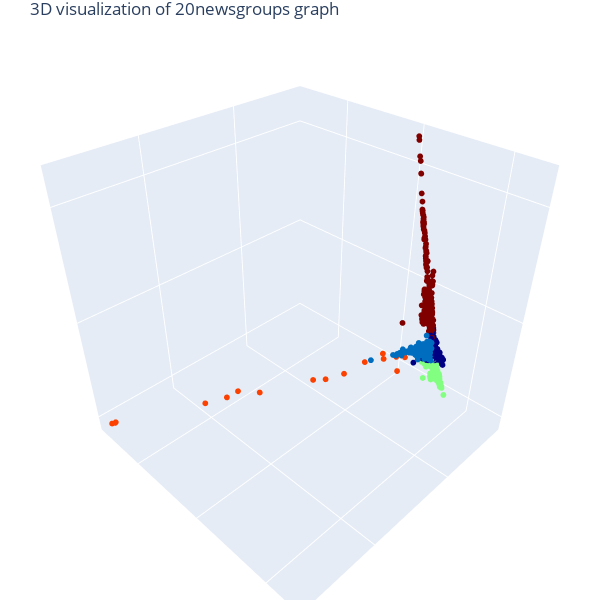

Notebook code cell kept with this figure:
### Code cell
# 3D Visualization
import plotly.graph_objects as go
data = go.Scatter3d(x=X, y=Y, z=Z, mode='markers', marker=dict(size=2, color=Cncut, colorscale='jet', opacity=1)) # data as points
# data = go.Scatter3d(x=Xvis, y=Yvis, z=Zvis, mode='markers', marker=dict(size=1, color=C, colorscale='jet', opacity=1, showscale=True)) # w/ colobar 
fig = go.Figure(data=[data]) 
fig.update_layout(margin=dict(l=0, r=0, b=0, t=30, pad=0)) # tight layout but t=25 required for showing title 
fig.update_layout(autosize=False, width=600, height=600, title_text="3D visualization of 20newsgroups graph") # figure size and title
# fig.update_layout(scene = dict(xaxis = dict(visible=False), yaxis = dict(visible=False), zaxis = dict(visible=False))) # no grid, no axis 
# fig.update_layout(scene = dict(xaxis_title = ' ', yaxis_title = ' ', zaxis_title = ' ')) # no axis name 
fig.update_layout(scene = dict(zaxis = dict(showgrid = True, showticklabels = False), zaxis_title = ' ') ) # no range values, no axis name, grid on
fig.update_layout(scene = dict(yaxis = dict(showgrid = True, showticklabels = False), yaxis_title = ' ') ) # no range values, no axis name, grid on
fig.update_layout(scene = dict(xaxis = dict(showgrid = True, showticklabels = False), xaxis_title = ' ') ) # no range values, no axis name, grid on
fig.layout.scene.aspectratio = {'x':1, 'y':1, 'z':1}
fig.show()

### Figure 1 — Plotly figure (JSON) as saved in the notebook; plotly's stock layout.template omitted (floating-point values rounded to 4 significant figures; data arrays with more than 128 entries replaced by an {"elided": "..."} marker saying what was removed)
{"data": [{"marker": {"color": {"elided": "2000 int values"}, "colorscale": [[0, "rgb(0,0,131)"], [0.2, "rgb(0,60,170)"], [0.4, "rgb(5,255,255)"], [0.6, "rgb(255,255,0)"], [0.8, "rgb(250,0,0)"], [1, "rgb(128,0,0)"]], "opacity": 1, "size": 2}, "mode": "markers", "type": "scatter3d", "x": {"elided": "2000 float values"}, "y": {"elided": "2000 float values"}, "z": {"elided": "2000 float values"}}], "layout": {"autosize": false, "height": 600, "margin": {"b": 0, "l": 0, "pad": 0, "r": 0, "t": 30}, "scene": {"aspectratio": {"x": 1, "y": 1, "z": 1}, "xaxis": {"showgrid": true, "showticklabels": false, "title": {"text": " "}}, "yaxis": {"showgrid": true, "showticklabels": false, "title": {"text": " "}}, "zaxis": {"showgrid": true, "showticklabels": false, "title": {"text": " "}}}, "title": {"text": "3D visualization of 20newsgroups graph"}, "width": 600}}
